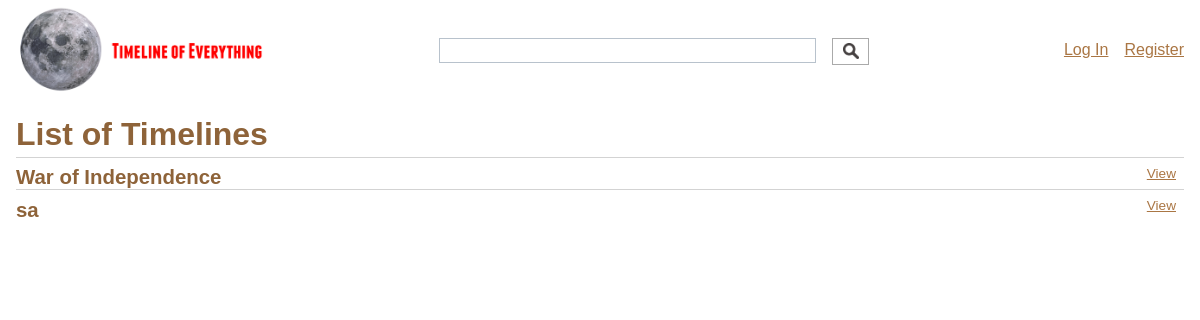
Before: / with the older database file.
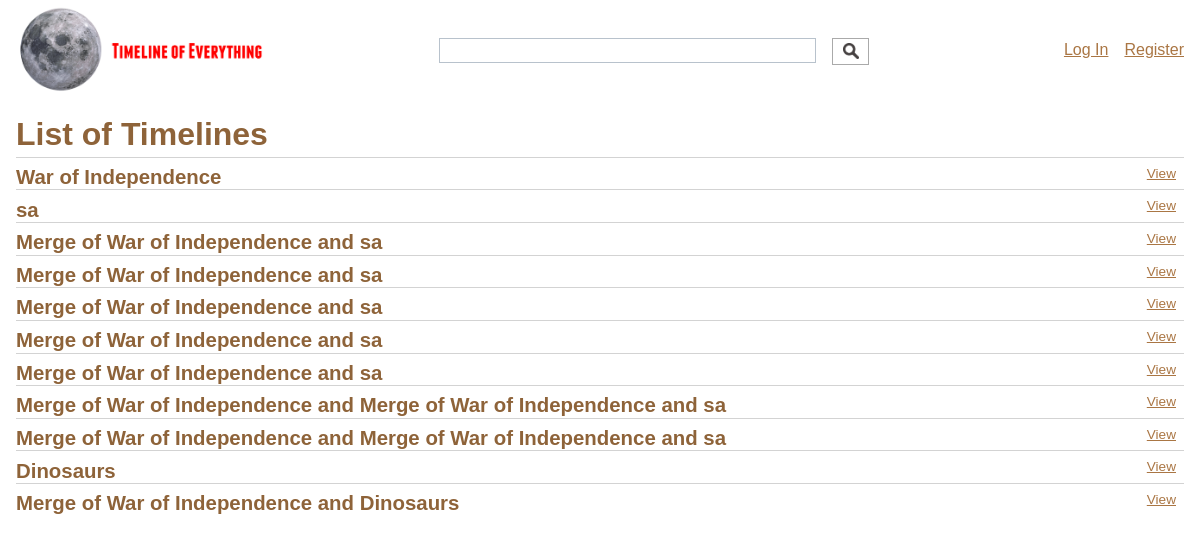
After: the same page with the newer database file.
### tables this page shows
CREATE TABLE timeline (
  id INTEGER PRIMARY KEY AUTOINCREMENT,
  author_id INTEGER NOT NULL,
  created TIMESTAMP NOT NULL DEFAULT CURRENT_TIMESTAMP,
  title TEXT NOT NULL,
  summary TEXT NOT NULL,
  FOREIGN KEY (author_id) REFERENCES user (id)
);

### timeline/blog.py (the view)
@bp.route('/')
def index():
    db = get_db()
    timelines = db.execute(
        'SELECT * FROM timeline t'
    ).fetchall()
    return render_template('blog/index.html', timelines=timelines)

### timeline/auth.py (called while the page is built)
@bp.before_app_request
def load_logged_in_user():
    user_id = session.get('user_id')
    if user_id is None:
        g.user = None
    else:
        g.user = get_db().execute(
            'SELECT * FROM user WHERE id = ?', (user_id,)
        ).fetchone()

### timeline/db.py (called while the page is built)
def get_db():
    if 'db' not in g:
        g.db = sqlite3.connect(
            current_app.config['DATABASE'],
            detect_types=sqlite3.PARSE_DECLTYPES
        )
        g.db.row_factory = sqlite3.Row
    return g.db

### timeline/templates/blog/index.html (shortened to what this page needs)
{% extends 'base.html' %}
{% block header %}
  <h1>{% block title %}List of Timelines{% endblock %}</h1>
{% endblock %}
{% block content %}
  {% for tl in timelines %}
    <article class="post">
      <header>
        <div>
          <h2>{{ tl['title'] }}</h2>
        </div>
        <a class="action" href="{{ url_for('blog.view', id=tl['id']) }}">View</a>
      </header>
    </article>
    {% if not loop.last %}
      <hr>
    {% endif %}
  {% endfor %}
{% endblock %}

### timeline/templates/base.html (shortened to what this page needs)
<!doctype html>
<link rel="stylesheet" href="{{ url_for('static', filename='style.css') }}">
<link rel="stylesheet" href="{{ url_for('static', filename='tailwind.css') }}">
<link title="timeline-styles" rel="stylesheet" href="https://cdn.knightlab.com/libs/timeline3/latest/css/timeline.css">
<nav>
  <a href="{{ url_for('index') }}" class="logo"></a>
  <div class="search-bar ">
    <input type="text" class="search-box border border-grey px-3 w-full">
    <div class="search-button"></div>
  </div>
  <ul class="nav-options">
    {% if g.user %}
      <li><span>{{ g.user['username'] }}</span>
      <li><a href="{{ url_for('auth.logout') }}">Log Out</a>
    {% else %}
      <li><a href="{{ url_for('auth.register') }}">Register</a>
      <li><a href="{{ url_for('auth.login') }}">Log In</a>
    {% endif %}
  </ul>
</nav>
<section class="content">
  <header>
    {% block header %}{% endblock %}
  </header>
  {% block content %}{% endblock %}
</section>

### timeline/static/style.css (style rules this page uses)
* { padding: 0; margin: 0; }
h1, h2, h3, h4, h5, h6 { color: #8e6339; margin: 1rem 0; }
a { color: #aa7644; }
hr { border: none; border-top: 1px solid lightgray; }
nav { background: white; display: flex; align-items: center; padding: 0 0.5rem; }
.logo { height: 100px; width: 40%; background: url("timeline_logo.png") no-repeat left; background-size: contain; display: inline-block; float: left; }
.search-bar { width: 40%; height: 25px; display: inline-block; float: left; }
.search-bar .search-box { width: calc(90% - 10px); height: 100%; display: inline-block; padding: 0 5px; }
.search-bar .search-button { width: calc(10% - 6px); height: calc(100% + 2px); display: inline-block; background: url("icons/search_icon.png") no-repeat center; background-size: 16px; float: right; border: 1px solid #aaa; cursor: pointer; }
nav ul.nav-options { width: 30%; list-style: none; margin: 0; padding: 0; display: inline-block; float: right }
nav ul li { display: inline-block; float: right; }
nav ul li a, header .action { display: block; padding: 0.5rem; }
.content { padding: 0 1rem 1rem; }
.content > header { border-bottom: 1px solid lightgray; display: flex; align-items: flex-end; }
.content > header h1 { flex: auto; margin: 1rem 0 0.25rem 0; }
.post > header { display: flex; align-items: flex-end; font-size: 0.85em; }
.post > header > div:first-of-type { flex: auto; }
.content:last-child { margin-bottom: 0; }

Changed rows visible on the page:
added timeline: title "Merge of War of Independence and sa"
added timeline: title "Merge of War of Independence and sa"
added timeline: title "Merge of War of Independence and sa"
added timeline: title "Merge of War of Independence and sa"
added timeline: title "Merge of War of Independence and sa"
added timeline: title "Merge of War of Independence and Merge of War of Independence and sa"
added timeline: title "Merge of War of Independence and Merge of War of Independence and sa"
added timeline: title "Dinosaurs"
added timeline: title "Merge of War of Independence and Dinosaurs"
